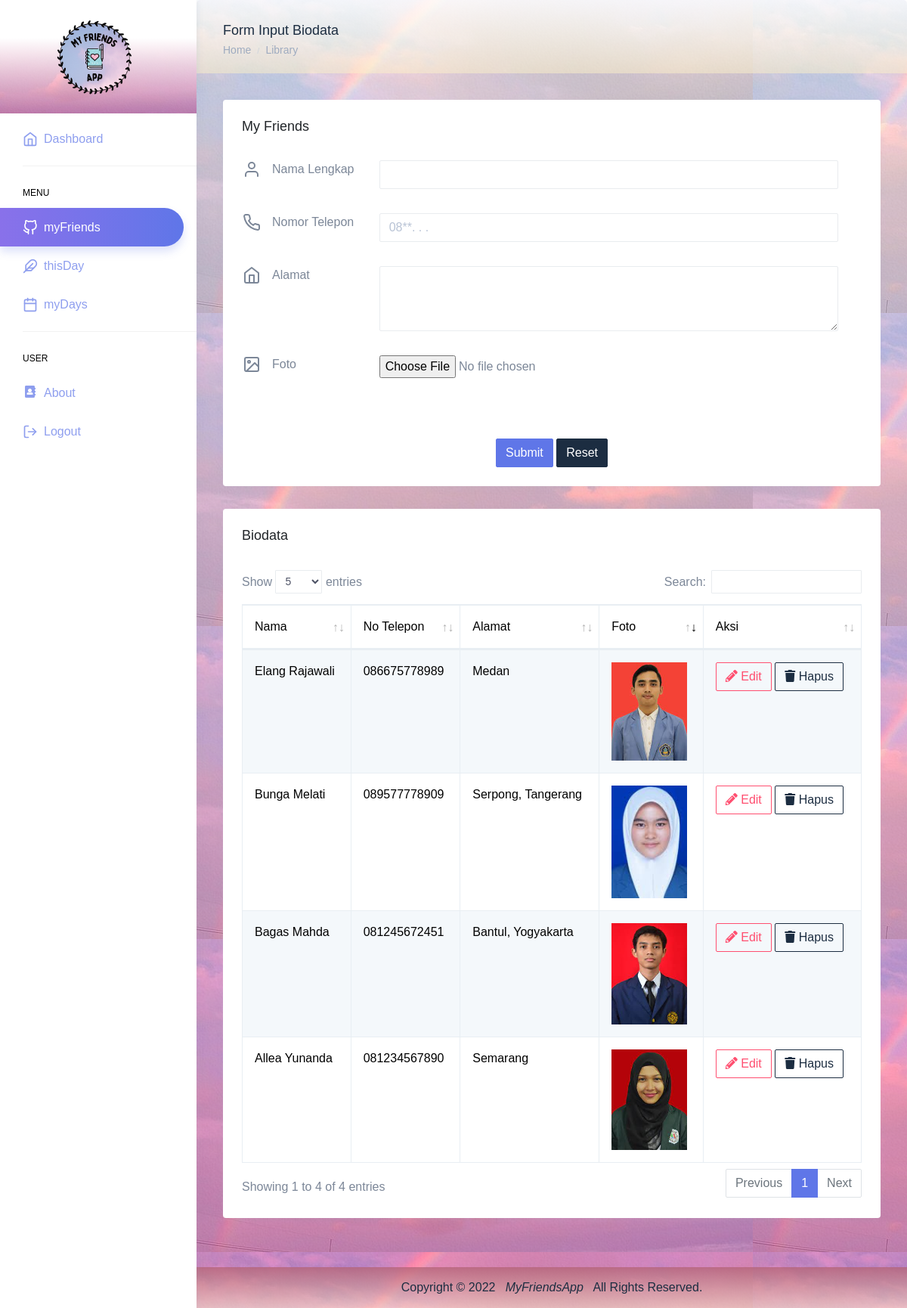
/myFriends.php (signed in), run on the app's committed database.
### tables this page shows
CREATE TABLE `myfriends` (
  `id` int(11) NOT NULL,
  `nama` varchar(255) NOT NULL,
  `nohp` varchar(13) NOT NULL,
  `alamat` varchar(255) NOT NULL,
  `foto` varchar(255) NOT NULL
);

### function.php (called while the page is built, shortened)
<?php
    $conn = mysqli_connect("localhost","root","","myfriendsapp");
    function query($sql){
        global $conn;
        $result = mysqli_query($conn, $sql);
        $rows = [];
        while($row = mysqli_fetch_assoc($result)){
            $rows[] = $row;
        }
        return $rows;
    }
?>

### myFriends.php (the view, shortened to what this page needs)
<?php
    require "function.php";
    $sql = "SELECT * FROM myfriends ORDER BY id DESC";
    $biodata = query($sql);
?>
<!DOCTYPE html>
<html lang="en">
<head>
    <link rel="stylesheet" href="src/dist/css/style.min.css">
    <link rel="stylesheet" href="highlights/highlight.min.css" type="text/css">
    <link href="src/assets/extra-libs/datatables.net-bs4/css/dataTables.bootstrap4.css" rel="stylesheet">
</head>
<body>
    <div id="main-wrapper" data-theme="light" data-layout="vertical" data-navbarbg="skin6" data-sidebartype="full"
        data-sidebar-position="fixed" data-header-position="fixed" data-boxed-layout="full">
        <header class="topbar" data-navbarbg="skin6">
            <nav class="navbar top-navbar navbar-expand-md">
                <div class="navbar-header" data-logobg="skin6" style="
                    background-image: linear-gradient(
                        rgba(255, 255, 255, 0.8),
                        rgba(255, 255, 255),
                        rgba(255, 255, 255),
                        rgba(252, 109, 183, 0.5)
                    ),url(images/img1.jpg); background-position: center; background-size: cover;">
                    <div class="navbar-brand">
                        <a href="index.php">
                            <b class="logo-icon">
                                <img src="images/logo.png" alt="homepage" width="50%"
                                    style="margin: 45px; padding-top: 150px">
                            </b>
                        </a>
                    </div>
                </div>
            </nav>
        </header>
        <aside class="left-sidebar" data-sidebarbg="skin6">
            <div class="scroll-sidebar" data-sidebarbg="skin6">
                <nav class="sidebar-nav">
                    <ul id="sidebarnav">
                        <br><br>
                        <li class="sidebar-item">
                            <a class="sidebar-link sidebar-link" href="index.php" aria-expanded="false">
                                <i data-feather="home" class="feather-icon"></i>
                                <span class="hide-menu">Dashboard</span>
                            </a>
                        </li>
                        <li class="list-divider"></li>
                        <li class="nav-small-cap">
                            <span class="hide-menu">Menu</span>
                        </li>
                        <li class="sidebar-item selected">
                            <a class="sidebar-link sidebar-link active" aria-expanded="false" href="myFriends.php">
                                <i data-feather="github" class="feather-icon"></i>
                                <span class="hide-menu">myFriends</span>
                            </a>
                        </li>
                        <li class="sidebar-item">
                            <a class="sidebar-link sidebar-link" aria-expanded="false" href="thisDay.php">
                                <i data-feather="feather" class="feather-icon"></i>
                                <span class="hide-menu">thisDay</span>
                            </a>
                        </li>
                        <li class="sidebar-item">
                            <a class="sidebar-link sidebar-link" aria-expanded="false" href="myDays.php">
                                <i data-feather="calendar" class="feather-icon"></i>
                                <span class="hide-menu">myDays</span>
                            </a>
                        </li>
                        <li class="list-divider"></li>
                        <li class="nav-small-cap">
                            <span class="hide-menu">User</span>
                        </li>
                        <li class="sidebar-item">
                            <a class="sidebar-link sidebar-link" aria-expanded="false" href="about.php">
                                <i class="fas fa-address-book"></i>
                                <span class="hide-menu">About</span>
                            </a>
                        </li>
                        <li class="sidebar-item">
                            <a class="sidebar-link sidebar-link" aria-expanded="false" href="logout.php">
                                <i data-feather="log-out" class="feather-icon"></i>
                                <span class="hide-menu">Logout</span>
                            </a>
                        </li>
                    </ul>
                </nav>
            </div>
        </aside>
        <div class="page-wrapper position-relative" style="background-image: linear-gradient(
        rgba(255, 255, 255, 0.5),
        rgba(252, 109, 183, 0.5)
        ),url(images/img1.jpg);">
            <div class="page-breadcrumb" style="background-image: linear-gradient(
                rgba(255, 255, 255, 0.8),
                rgba(252, 240, 200, 0.5)
            )">
                <div class="row" style="padding-bottom: 20px;">
                    <div class=" col-7 align-self-center">
                        <h4 class="page-title text-truncate text-dark font-weight-medium mb-1">
                            Form Input Biodata
                        </h4>
                        <div class="d-flex align-items-center">
                            <nav aria-label="breadcrumb">
                                <ol class="breadcrumb m-0 p-0">
                                    <li class="breadcrumb-item"><a href="index.php" class="text-muted">Home</a></li>
                                    <li class="breadcrumb-item text-muted active" aria-current="page">Library</li>
                                </ol>
                            </nav>
                        </div>
                    </div>
                </div>
            </div>
            <div class="container-fluid">
                <div class="row">
                    <div class="col-lg-12">
                        <div class="card">
                            <div class="card-body">
                                <h4 class="card-title">My Friends</h4><br>
                                <form action="" method="POST" enctype="multipart/form-data">
                                    <div class="form-body">
                                        <div class="form-group row">
                                            <i data-feather="user" class="feather-icon ml-3"></i>
                                            <label for="nama" class="col-md-2">Nama Lengkap</label>
                                            <div class="col-md-9">
                                                <div class="form-group">
                                                    <input type="text" class="form-control" id="nama" name="nama"
                                                        value="<?= $pre_nama; ?>" required>
                                                </div>
                                            </div>
                                        </div>
                                        <div class="form-group row">
                                            <i data-feather="phone" class="feather-icon ml-3"></i>
                                            <label for="nohp" class="col-md-2">Nomor Telepon</label>
                                            <div class="col-md-9">
                                                <div class="form-group">
                                                    <input type="text" maxlength="13" placeholder="08**. . ."
                                                        class="form-control" id="nohp" name="nohp"
                                                        value="<?= $pre_nohp; ?>" required>
                                                </div>
                                            </div>
                                        </div>
                                        <div class="form-group row">
                                            <i data-feather="home" class="feather-icon ml-3"></i>
                                            <label for="alamat" class="col-md-2">Alamat</label>
                                            <div class="col-md-9">
                                                <div class="form-group">
                                                    <textarea class="form-control" rows="3" id="alamat" name="alamat"
                                                        required><?= $pre_alamat; ?></textarea>
                                                </div>
                                            </div>
                                        </div>
                                        <div class="form-group row">
                                            <i data-feather="image" class="feather-icon ml-3"></i>
                                            <label for="foto" class="col-md-2">Foto</label>
                                            <?php
                                            if($_GET['page'] === 'edit'){ ?>
                                            <div class="col-md-2">
                                                <img src="myFriendsPict/<?= $pre_foto; ?>" width="100">
                                            </div>
                                            <div class="col-md-7">
                                                <div class="form-group">
                                                    <input type="file" name="foto" id="foto" name="foto">
                                                </div>
                                            </div>
                                            <?php }else{ ?>
                                            <div class="col-md-9">
                                                <div class="form-group">
                                                    <input type="file" name="foto" id="foto" name="foto">
                                                </div>
                                            </div>
                                            <?php } ?>
                                        </div>
                                    </div><br><br>
                                    <div class="form-actions">
                                        <div class="text-center">
                                            <button name="submit" type="submit" class="btn btn-info">Submit</button>
                                            <button type="reset" class="btn btn-dark">Reset</button>
                                        </div>
                                    </div>
                                </form>
                            </div>
                        </div>
                    </div>
                    <div class="col-lg-12">
                        <div class="card">
                            <div class="card-body">
                                <h4 class="card-title">Biodata</h4><br>
                                <div class="table-responsive">
                                    <table id="default_order" class="table table-striped table-bordered no-wrap">
                                        <thead>
                                            <tr>
                                                <th>Nama</th>
                                                <th>No Telepon</th>
                                                <th>Alamat</th>
                                                <th>Foto</th>
                                                <th>Aksi</th>
                                            </tr>
                                        </thead>
                                        <tbody>
                                            <?php foreach($biodata as $row) : ?>
                                            <tr>
                                                <td><?= $row['nama']; ?></td>
                                                <td><?= $row['nohp']; ?></td>
                                                <td><?= $row['alamat']; ?></td>
                                                <td><img src="myFriendsPict/<?= $row['foto']; ?>" width="100"></td>
                                                <td>
                                                    <a href="myFriends.php?page=edit&id=<?= $row['id']; ?>"
                                                        class="btn btn-outline-danger">
                                                        <i class="fa fa-pencil-alt"></i> Edit
                                                    </a>
                                                    <a href="myFriends.php?page=hapus&id=<?= $row['id']; ?>"
                                                        class="btn btn-outline-dark">
                                                        <i class="fa fa-trash"></i> Hapus
                                                    </a>
                                                </td>
                                            </tr>
                                            <?php endforeach; ?>
                                        </tbody>
                                    </table>
                                </div>
                            </div>
                        </div>
                    </div>
                </div>
            </div>
            <footer class="footer text-center text-dark mb-0" style="background-image: linear-gradient(
                rgba(180, 100, 120, 0.8),
                rgba(252, 240, 200, 0.5)
            )">
                Copyright &copy; 2022 &nbsp <i> MyFriendsApp</i> &nbsp All Rights Reserved.
            </footer>
        </div>
    </div>
</body>
</html>

### data on the page
myfriends: nama "Elang Rajawali", nohp "086675778989", alamat "Medan", foto (picture)
myfriends: nama "Bunga Melati", nohp "089577778909", alamat "Serpong, Tangerang", foto (picture)
myfriends: nama "Bagas Mahda", nohp "081245672451", alamat "Bantul, Yogyakarta", foto (picture)
myfriends: nama "Allea Yunanda", nohp "081234567890", alamat "Semarang", foto (picture)
